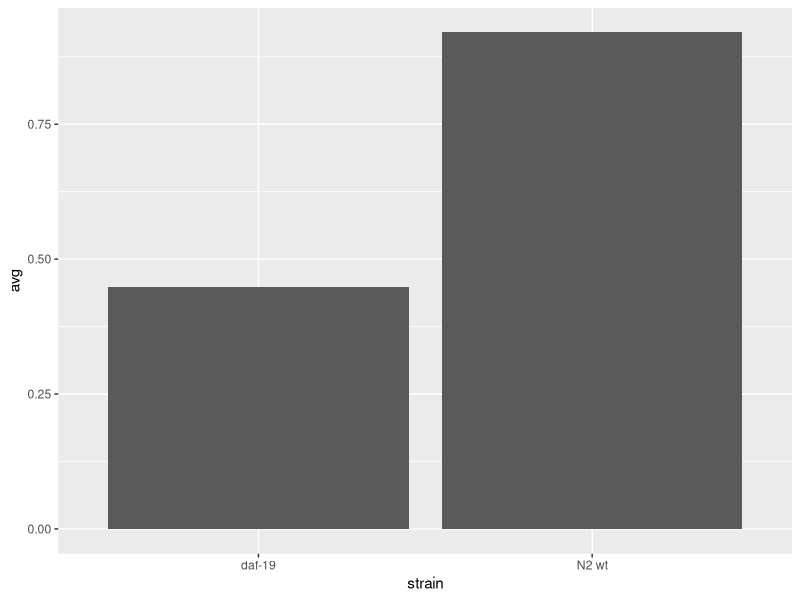
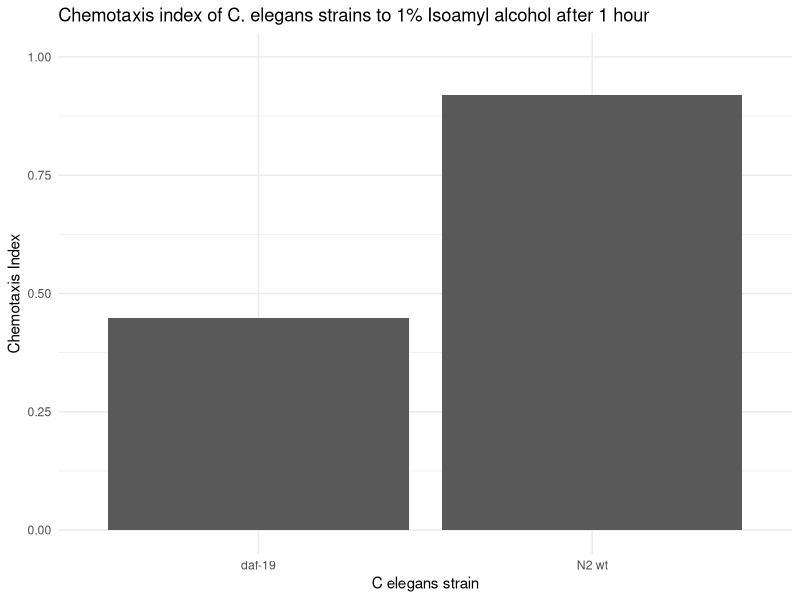
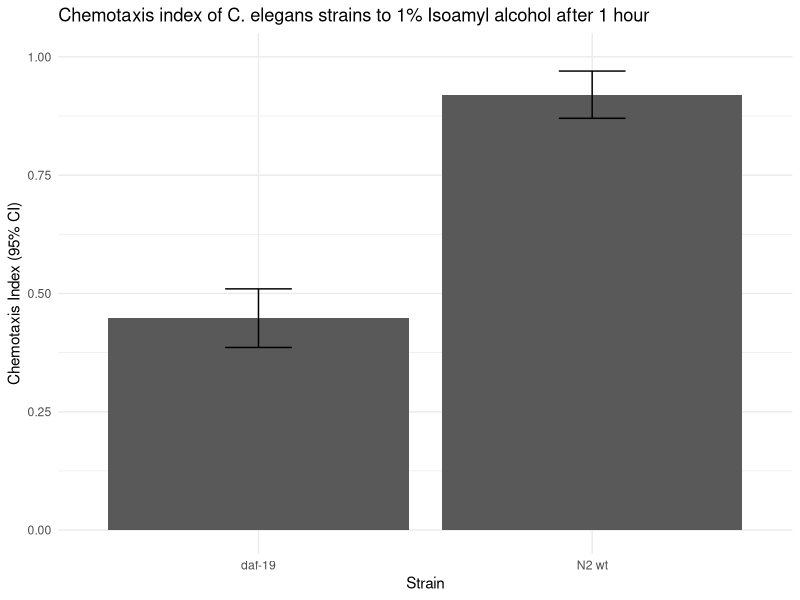
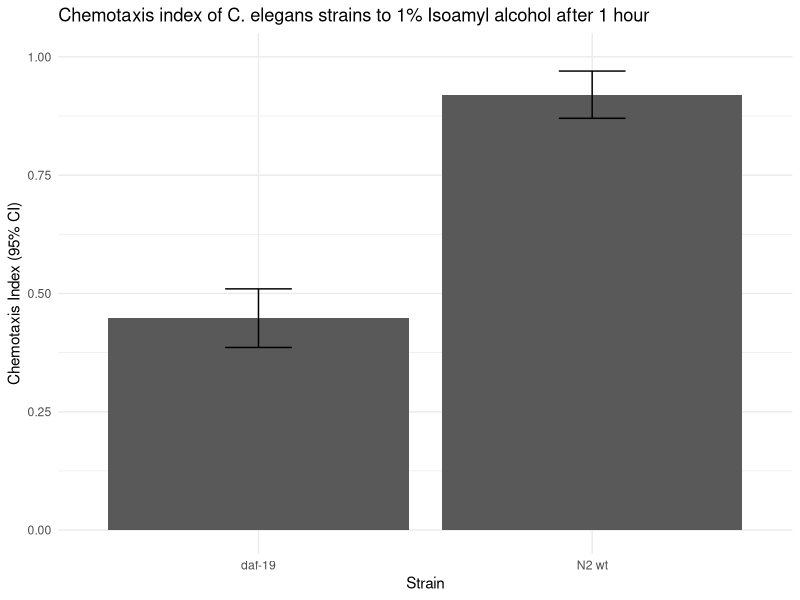

Reproduce these figures in R, in order.
## ---- chunk 1
library(tidyverse)

## ---- chunk 2

allData<-read_csv("data.csv")

allData

## ---- chunk 3


df<-mutate(.data=allData, ChemI=((T1+T2)-(C1+C2))/(T1+T2+C1+C2))

#print out our updated df dataframe
df


## ---- chunk 4
meanChemI<-df %>% group_by(strain) %>% summarise(avg=mean(ChemI), StandardDeviation=sd(ChemI), n=n(), upperCI=avg+((qnorm(0.975)*StandardDeviation)/sqrt(n)), lowerCI=avg-((qnorm(0.975)*StandardDeviation)/sqrt(n)))

meanChemI
## ---- chunk 5
ggplot(data=meanChemI, mapping=aes(x=strain, y=avg))+geom_bar(stat="identity")
## ---- chunk 6
ggplot(data=meanChemI, mapping=aes(x=strain, y=avg))+geom_bar(stat="identity")+labs(title="Chemotaxis index of C. elegans strains to 1% Isoamyl alcohol after 1 hour", x="C elegans strain", y="Chemotaxis Index", fill = "Strain") + theme_minimal()+ylim(0,1)
## ---- chunk 7
ChemIPlot <- ggplot(data=meanChemI, aes(strain, avg)) +
geom_col() +
geom_errorbar(aes(ymin = lowerCI, ymax = upperCI), width=0.2)

ChemIPlot + labs(title="Chemotaxis index of C. elegans strains to 1% Isoamyl alcohol after 1 hour",y="Chemotaxis Index (95% CI)", x = "Strain") + theme_minimal() + ylim(0,1)
## ---- chunk 8
ggsave("plot.png", height=5, width=8)


## ---- chunk 9
t.test(ChemI ~ strain, data=df)

